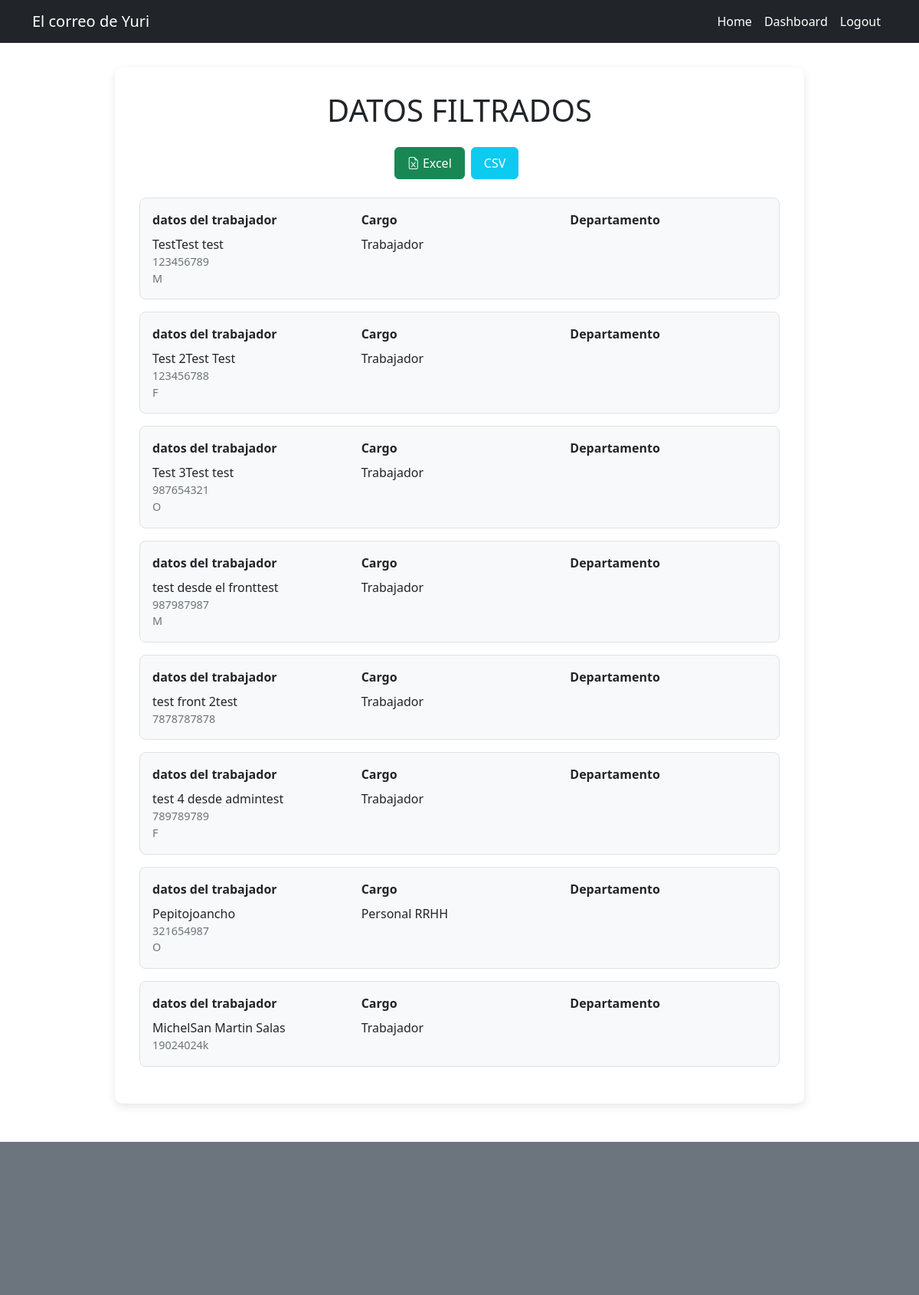
The page /datos-filtrados/ (signed in) on the database its author committed.
### app/models.py (models this page shows)
class Trabajador(models.Model):
    rut_trabajador = models.CharField(max_length=12)
    nombre_trabajador = models.CharField(max_length=100)
    apellidos_trabajador = models.CharField(max_length=100)
    direccion_trabajador = models.CharField(max_length=225)
    fecha_ingreso_trabajador = models.DateTimeField(auto_now_add=True)
    sexo_trabajador = models.CharField(
        max_length=1,
        choices=Sexo_trabajador.choices,
        default=Sexo_trabajador.OTRO
    )
    id_cargo = models.ForeignKey(Cargo, on_delete=models.CASCADE)
    def __str__(self):
        return f'Rut: {self.rut_trabajador}\nNombre: {self.nombre_trabajador}'

class Cargo(models.Model):
    nombre_cargo = models.CharField(max_length=100)
    id_departamento = models.ForeignKey(Departamento, on_delete=models.CASCADE)
    def __str__(self):
        return f'{self.nombre_cargo}'

### app/views.py (the view)
# urls.py: path('datos-filtrados/', views.datos_filtrados, name='datos_filtrados'),
@login_required
@multi_group_required(['Jefe RRHH', 'Personal RRHH'])
def datos_filtrados(req):
    trabajadores = Trabajador.objects.filter()
    cargos = Cargo.objects.filter()
    filtros = {
        'sexo_trabajador': req.GET.get('sexo', '').strip(),
        'id_cargo': req.GET.get('cargo', '').strip(),
        'departamento': req.GET.get('departamento', '').strip(),
        'area': req.GET.get('area', '').strip(),
    }
    for campo, valor in filtros.items():
        if valor != '':
            trabajadores = trabajadores.filter(**{campo: valor})
    print(trabajadores)
    return render(req, 'datos-filtrados.html', {
        'trabajadores': trabajadores,
        'filtros': filtros,
    })

### app/templates/datos-filtrados.html (shortened to what this page needs)
{% extends 'base.html' %}
{% load static %}
{% block head %}
<link rel="stylesheet" href="https://cdn.jsdelivr.net/npm/bootstrap-icons@1.10.5/font/bootstrap-icons.css">
<link rel="stylesheet" href="{% static 'styles/datos-filtrados.css' %}">
{% endblock %}
{% block body %}
<div class="container-resultados">
    <h1 class="text-center mb-4">DATOS FILTRADOS</h1>
    <div class="d-flex justify-content-center mb-4">
        <a href="export_excel" class="btn btn-success btn-export">
            <i class="bi bi-file-earmark-excel"></i> Excel
        </a>
        <a href="?export_csv=1" class="btn btn-info btn-export text-white">
             CSV
        </a>
    </div>
    {% if trabajadores %}
        {% for trabajador in trabajadores %}
            <div class="card-trabajador">
                <div class="row g-3">
                    <div class="col-md-4">
                        <div class="card-title">datos del trabajador</div>
                        <div>{{ trabajador.nombre_trabajador }}{{ trabajador.apellidos_trabajador }}</div>
                        <div class="card-subtitle">{{ trabajador.rut_trabajador }}</div>
                        <div class="card-subtitle">{{ trabajador.sexo_trabajador }}</div>
                    </div>
                    <div class="col-md-4">
                        <div class="card-title">Cargo</div>
                        <div>{{ trabajador.id_cargo }}</div>
                    </div>
                    <div class="col-md-4">
                        <div class="card-title">Departamento</div>
                    </div>
                </div>
            </div>
        {% endfor %}
    {% endif %}
</div>
{% endblock %}

### app/static/styles/datos-filtrados.css (style rules this page uses)
.container-resultados { max-width: 900px; margin: 2rem auto; padding: 2rem; background: white; border-radius: 10px; box-shadow: 0 4px 12px rgba(0,0,0,0.1); }
.btn-export { font-size: 1rem; padding: 0.5rem 1rem; margin-right: 0.5rem; }
.card-trabajador { border: 1px solid #dee2e6; border-radius: 8px; padding: 1rem; margin-bottom: 1rem; background: #f8f9fa; }
.card-title { font-weight: bold; margin-bottom: 0.5rem; }
.card-subtitle { color: #6c757d; font-size: 0.9rem; }

### rows shown on the page
Trabajador: nombre_trabajador "Test", apellidos_trabajador "Test test", rut_trabajador "123456789", sexo_trabajador "M", id_cargo "Trabajador"
Trabajador: nombre_trabajador "Test 2", apellidos_trabajador "Test Test", rut_trabajador "123456788", sexo_trabajador "F", id_cargo "Trabajador"
Trabajador: nombre_trabajador "Test 3", apellidos_trabajador "Test test", rut_trabajador "987654321", sexo_trabajador "O", id_cargo "Trabajador"
Trabajador: nombre_trabajador "test desde el front", apellidos_trabajador "test", rut_trabajador "987987987", sexo_trabajador "M", id_cargo "Trabajador"
Trabajador: nombre_trabajador "test front 2", apellidos_trabajador "test", rut_trabajador "7878787878", id_cargo "Trabajador"
Trabajador: nombre_trabajador "test 4 desde admin", apellidos_trabajador "test", rut_trabajador "789789789", sexo_trabajador "F", id_cargo "Trabajador"
Trabajador: nombre_trabajador "Pepito", apellidos_trabajador "joancho", rut_trabajador "321654987", sexo_trabajador "O", id_cargo "Personal RRHH"
Trabajador: nombre_trabajador "Michel", apellidos_trabajador "San Martin Salas", rut_trabajador "19024024k", id_cargo "Trabajador"
